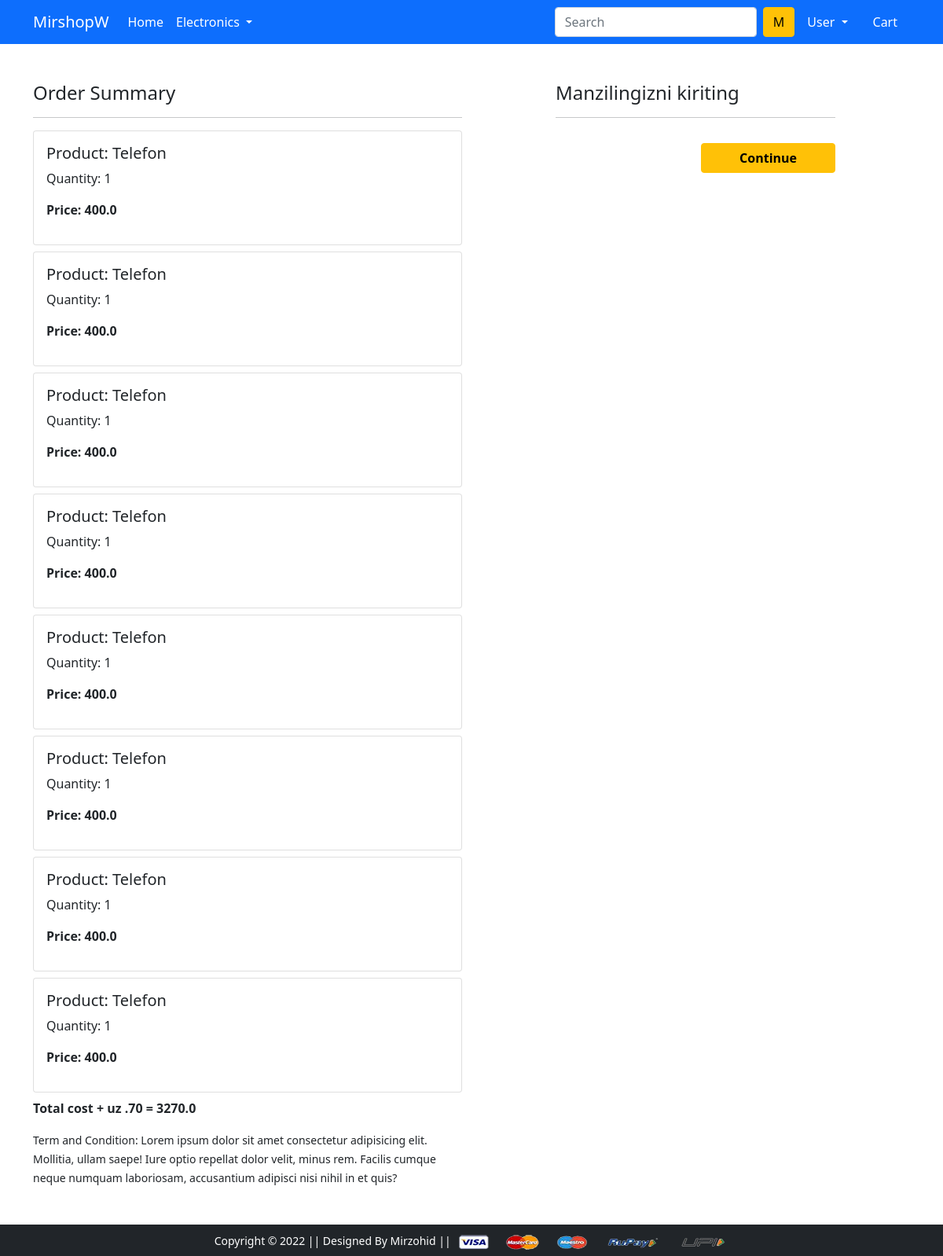
The app's page /checkout/ (signed in) with its own data.
### app/models.py (models this page shows, shortened)
class Cart(models.Model):
    user = models.ForeignKey(User, on_delete=models.CASCADE)
    product = models.ForeignKey(Product, on_delete=models.CASCADE)
    quantity = models.IntegerField(default=1)
    @property
    def total_cost(self):
        return self.quantity * self.product.discounted_price

class Product(models.Model):
    title = models.CharField(max_length=100)
    selling_price = models.FloatField()
    discounted_price = models.FloatField()
    description = models.TextField()
    brand = models.CharField(max_length=100)
    category = models.CharField( choices=CATEGORY_CHOICES,max_length=2)
    product_image = models.ImageField(upload_to='productimg')

### app/views.py (the view)
# urls.py: path('checkout/', views.checkout, name='checkout'),
@login_required
def checkout(request):
    user = request.user
    add = Customer.objects.filter(user=user)
    cart_items = Cart.objects.filter(user=user)
    amount = 0.0
    shipping_amount = 70
    totalamount = 0.0
    cart_product = [p for p in Cart.objects.all() if  p.user == request.user]
    if cart_product:
        for p in cart_product:
          tempamount = (p.quantity * p.product.discounted_price)
          amount += tempamount
          totalamount = amount + shipping_amount
    return render(request, 'app/checkout.html',{'add':add,'totalamount':totalamount,'cart_items':cart_items})

### app/templates/app/checkout.html (shortened to what this page needs)
{% extends 'app/base.html' %}
{% load static %}
{% block main-content %}
<div class="container">
 <div class="row mt-5">
  <div class="col-sm-6">
    <h4>Order Summary</h4>
    <hr>
    {% for item in cart_items %}
      <div class="card mb-2">
        <div class="card-body">
          <h5>Product: {{item.product.title}}</h5>
          <p>Quantity: {{item.quantity}}</p>
          <p class="fw-bold">Price: {{item.total_cost}}</p>
        </div>
      </div>
      {% endfor %}
      <p class="fw-bold">Total cost + uz .70 = {{totalamount}} </p>
    <small>Term and Condition: Lorem ipsum dolor sit amet consectetur adipisicing elit. Mollitia, ullam saepe! Iure optio repellat dolor velit, minus rem. Facilis cumque neque numquam laboriosam, accusantium adipisci nisi nihil in et quis?</small>
  </div>
  <div class="col-sm-4 offset-sm-1">
    <h4>Manzilingizni kiriting</h4>
    <hr>
    <form action="/paymentdone" id="myform">
        <div class="text-end">
          <button type="submit" class="btn btn-warning mt-3 px-5 fw-bold">Continue</button>
        </div>
      </form>
    </div>
  </div>
</div>
{% endblock main-content %}

### app/templates/app/base.html (shortened to what this page needs)
<!doctype html>
{% load static %}
<html lang="en">
  <head>
    <link href="https://cdn.jsdelivr.net/npm/bootstrap@5.0.0-beta1/dist/css/bootstrap.min.css" rel="stylesheet">
    <link rel="stylesheet" href="{% static 'app/css/owl.carousel.min.css' %}">
    <link rel="stylesheet" href="{% static 'app/css/all.min.css' %}">
    <link rel="stylesheet" href="{% static 'app/css/style.css' %}">
  </head>
  <body>
    <nav class="navbar navbar-expand-lg navbar-dark bg-primary">
     <div class="container">
       <a class="navbar-brand" href="/">MirshopW</a>
       <div class="collapse navbar-collapse" id="navbarSupportedContent">
         <ul class="navbar-nav me-auto mb-2 mb-lg-0">
           <li class="nav-item">
             <a class="nav-link active" aria-current="page" href="/">Home</a>
           </li>
           <li class="nav-item dropdown">
             <a class="nav-link dropdown-toggle text-white" href="#" id="electronicsDropdown" role="button" data-bs-toggle="dropdown" aria-expanded="false">
               Electronics
             </a>
           </li>
         </ul>
         <form class="d-flex">
           <input class="form-control me-2" type="search" placeholder="Search" aria-label="Search">
           <button class="btn btn-warning" type="submit">M</button>
         </form>
         <div>
          <ul class="navbar-nav me-auto mb-2 mb-lg-0">
            {% if request.user.is_authenticated %}
           <li class="nav-item dropdown mx-2">
              <a class="nav-link dropdown-toggle text-white" href="#" id="profileDropdown" role="button" data-bs-toggle="dropdown" aria-expanded="false">
                {{request.user.username | capfirst}}
              </a>
            </li>
            <li class="nav-item mx-2">
             <a href="{% url 'showcart' %}" class="nav-link text-white"> Cart </a>
            </li>
            {% endif %}
          </ul>
         </div>
       </div>
     </div>
    </nav>
    {% block main-content %} {% endblock main-content %}
    <footer class="container-fluid bg-dark text-center p-2 mt-5">
        <small class="text-white">Copyright &copy; 2022 || Designed By Mirzohid  || </small>
        <img src="{% static 'app/images/payment.png' %}" alt="" srcset="" class="img-fluid" height="2px">
    </footer>
  </body>
</html>

### records on screen
Cart: product "Telefon", quantity "1", total_cost "400.0"
Cart: product "Telefon", quantity "1", total_cost "400.0"
Cart: product "Telefon", quantity "1", total_cost "400.0"
Cart: product "Telefon", quantity "1", total_cost "400.0"
Cart: product "Telefon", quantity "1", total_cost "400.0"
Cart: product "Telefon", quantity "1", total_cost "400.0"
Cart: product "Telefon", quantity "1", total_cost "400.0"
Cart: product "Telefon", quantity "1", total_cost "400.0"

### other values on screen
{{ request.user.username | capfirst }} "User"
{{ totalamount }} "3270.0"
